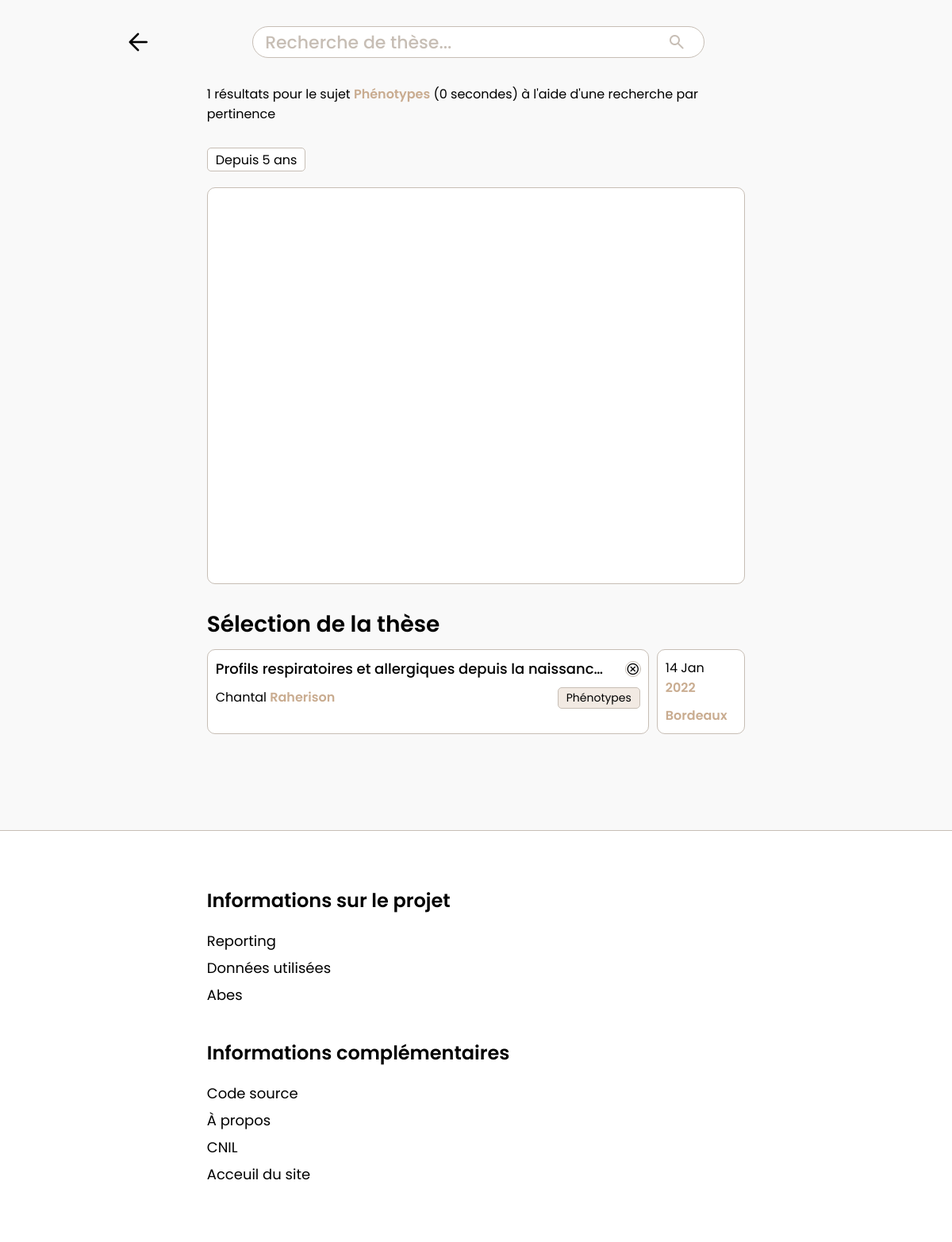
The app's page /q?sujet=Phénotypes with its own data.
### tables this page shows
CREATE TABLE `etablissement` (
  `idEtablissement` mediumint(6) NOT NULL,
  `idref` char(9) DEFAULT NULL,
  `nom` varchar(200) DEFAULT NULL,
  `code_etab` char(4) DEFAULT NULL
);

CREATE TABLE `these` (
  `idThese` mediumint(6) NOT NULL,
  `these_accessible` tinyint(1) DEFAULT NULL,
  `embargo` date DEFAULT NULL,
  `nnt` char(12) DEFAULT NULL,
  `oai_set_specs` char(7) DEFAULT NULL,
  `resume` text,
  `soutenue` tinyint(1) DEFAULT NULL,
  `sur_travaux` tinyint(1) DEFAULT NULL,
  `titre` text,
  `discipline` varchar(255) DEFAULT NULL,
  `code_etab` char(4) DEFAULT NULL
);

CREATE TABLE `soutenir` (
  `idThese` mediumint(6) NOT NULL,
  `idEtablissement` mediumint(6) NOT NULL,
  `date_soutenance` date DEFAULT NULL
);

### includes/classes/search.class.php (called while the page is built, shortened)
<?php
class Search extends DB
{
    public function reduce($key)
    {
        $options = [
            'titre:', 'auteur:', 'sujet:', 'depuis:', 'de:', 'à:'
        ];
        foreach ($options as $option) {
            if (strpos($key, $option) !== false) {
                $key = str_replace($option, '', $key);
                $key = trim($key);
            } else {
                return $key;
            }
        }
    }
    public function decodeKey($key)
    {
        $key = str_replace("'", "\'", $key);
        $option = key($_GET);
        switch ($option) {
            case 'sujet':
                $sqlthese = "SELECT s.date_soutenance, e.nom, t.titre, t.these_accessible, t.idThese, su.libelle, t.nnt, MATCH (su.libelle) AGAINST ('$key' IN NATURAL LANGUAGE MODE) score_sujet
                FROM etablissement e, these t
                NATURAL JOIN soutenir s
                JOIN reposer r ON r.idThese = t.idThese
                NATURAL JOIN sujet su
                WHERE s.idEtablissement = e.idEtablissement AND MATCH (su.libelle) AGAINST ('$key' IN NATURAL LANGUAGE MODE)
                ORDER BY score_sujet DESC";
                $sqlauteur = "SELECT a.role, p.nom, p.prenom, t.idThese, t.titre, MATCH (s.libelle) AGAINST ('$key' IN NATURAL LANGUAGE MODE) score_sujet
                FROM these t
                NATURAL JOIN assister a
                NATURAL JOIN personne p
                JOIN reposer r ON r.idThese = t.idThese
                NATURAL JOIN sujet s
                WHERE MATCH (s.libelle) AGAINST ('$key' IN NATURAL LANGUAGE MODE)
                ORDER BY score_sujet DESC";
                $sqlsujet = "SELECT s.libelle, r.idThese, MATCH (s.libelle) AGAINST ('$key' IN NATURAL LANGUAGE MODE) score_sujet
                FROM reposer r
                NATURAL JOIN sujet s
                NATURAL JOIN (SELECT idThese, date_soutenance FROM soutenir ORDER BY idThese DESC) so
                NATURAL JOIN these t
                WHERE MATCH (s.libelle) AGAINST ('$key' IN NATURAL LANGUAGE MODE)";
                $sqlannees = "SELECT DATE_FORMAT(date_soutenance, '%Y') as 'year', COUNT(date_soutenance) as count
                FROM soutenir s
                NATURAL JOIN reposer r
                NATURAL JOIN sujet su
                WHERE MATCH (su.libelle) AGAINST ('$key' IN NATURAL LANGUAGE MODE)
                GROUP BY DATE_FORMAT(date_soutenance, '%Y')";
                $SUBJECTqueries = array($sqlthese, $sqlauteur, $sqlsujet, $sqlannees);
                return $SUBJECTqueries;
                break;
        }
    }
    public function exe($query)
    {
        $conn = $this->cnx();
        $selection = $conn->prepare($query);
        $selection->execute();
        $result = $selection->fetchALL(PDO::FETCH_ASSOC);
        return $result;
    }
}

### includes/components/thesis_batch.php (the view)
<div class="quick_thesis_container">
    <div class="quick_thesis_wrap">
        <div class="quick_thesis">
            <div class="quick_thesis__upper">
                <div class="title_content">
                    <p class="thesis_title semibold underline"> <a href="/q?id=<?= $thesis['id']; ?>"><?= $thesis['titre']; ?></a></p>
                </div>
                <div class="thesis_online">
                    <?php if ($thesis['accessible'] == 1) : ?>
                        <div class="accessible__wrap">
                            <a style="display: inline-flex; align-items: center; gap: 5px;" href="https://www.theses.fr/<?= $thesis['nnt']; ?>/document" target="_blank">
                                <p>en ligne</p>
                                <span class="material-symbols-rounded online_icon">check_circle</span>
                            </a>
                        </div>
                    <?php else : ?>
                        <div class="accessible__wrap">
                            <span class="material-symbols-rounded online_icon">cancel</span>
                        </div>
                    <?php endif; ?>
                </div>
            </div>
            <div class="small_wrapper">
                <p class="thesis_author underline">
                    <a href="/q?auteur=<?= $thesis['auteurs']['prenom'] ?>+<?= $thesis['auteurs']['nom'] ?>"> <?= $thesis['auteurs']['prenom'] ?> <span class="important_info"><?= $thesis['auteurs']['nom']; ?></span>
                    </a>
                </p>
                <div class="quick_thesis_subjects">
                    <?php for ($j = 0; $j < (count($thesis['sujets']) > 3 ? 3 : count($thesis['sujets'])); $j++) : ?>
                        <div class="quick_thesis_subject">
                            <p class="thesis_subject"> <a href="/q?sujet=<?= $thesis['sujets'][$j]; ?>"> <?= $thesis['sujets'][$j]; ?></a> </p>
                        </div>
                    <?php endfor; ?>
                </div>
            </div>
        </div>
        <div class="quick_thesis_info">
            <p class="quick_thesis_date underline">
                <a href="/q?depuis=<?= DateTime::createFromFormat('Y-m-d', $thesis['date'])->format('Y'); ?>"><?= DateTime::createFromFormat('Y-m-d', $thesis['date'])->format('d M'); ?>
                    <span class="important_info"><?= DateTime::createFromFormat('Y-m-d', $thesis['date'])->format('Y'); ?></span>
                </a>
            </p>
            <p class="quick_thesis_academy important_info underline">
                <a href="/q?etablissement=<?= $thesis['etablissement']; ?>"> <?= $thesis['etablissement']; ?> </a>
            </p>
        </div>
    </div>
</div>

### pages/search.php (shortened to what this page needs)
<?php
$data = new Search();
$option = key($_GET);
if (isset($_GET[$option]) && ($option != 'id') && ($option != 'personne')) {
    $key = htmlspecialchars($_GET[$option]);
    $recherche = $data->reduce($key);
    $queries = $data->decodeKey($key);
    $time_start = microtime(true);
    $theses = $data->exe($queries[0]);
    $auteurs = $data->exe($queries[1]);
    $sujets = $data->exe($queries[2]);
    $time_end = microtime(true);
    $time = $time_end - $time_start;
    $time = round($time, 3);
}
?>
<div class="main_container">
    <section class="thesis20">
        <?php if (isset($id)) : ?>
            <?php
            $thesis = array(
                'nnt' => $theses[0]['nnt'],
                'date' => $theses[0]['date_soutenance'],
                'etablissement' => $theses[0]['nom'],
                'titre' => $theses[0]['titre'],
                'accessible' => $theses[0]['these_accessible'],
                'id' => $theses[0]['idThese'],
                'discipline' => $theses[0]['discipline'],
                'resume' => $theses[0]['resume'],
                'auteur' => array(
                    'nom' => '',
                    'prenom' => '',
                ),
                'directeur' => array(),
                'president' => array(
                    'nom' => '',
                    'prenom' => '',
                ),
                'membre' => array(),
                'rapporteur' => array(),
                'sujets' => array()
            );
            foreach ($sujets as $sujet) {
                if ($sujet['idThese'] == $theses[0]['idThese']) {
                    array_push($thesis['sujets'], $sujet['libelle']);
                }
            }
            foreach ($personnes as $personne) {
                if ($personne['role'] == 'auteur') {
                    $thesis['auteur']['nom'] = $personne['nom'];
                    $thesis['auteur']['prenom'] = $personne['prenom'];
                } else if ($personne['role'] == 'directeur') {
                    array_push($thesis['directeur'], $personne['nom'] . ' ' . $personne['prenom']);
                } else if ($personne['role'] == 'president') {
                    $thesis['president']['nom'] = $personne['nom'];
                    $thesis['president']['prenom'] = $personne['prenom'];
                } else if ($personne['role'] == 'membre') {
                    array_push($thesis['membre'], $personne['nom'] . ' ' . $personne['prenom']);
                } else if ($personne['role'] == 'rapporteur') {
                    array_push($thesis['rapporteur'], $personne['nom'] . ' ' . $personne['prenom']);
                }
            }
            include ROOT . '../includes/components/thesis_self.php';
            ?>
        <?php elseif (isset($key)) : ?>
            <?php if (count($theses) > 0) : ?>
                <?php if ($option == 'key') : ?>
                    <p class="results_nb"><?= count($theses) ?> résultats pour <span class="important_info"><?= $recherche ?></span> (<?= $time ?> secondes) à l'aide d'une recherche par pertinence</p>
                <?php elseif ($option == 'titre') : ?>
                    <p class="results_nb"><?= count($theses) ?> résultats pour le titre <span class="important_info"><?= $recherche ?></span> (<?= $time ?> secondes) à l'aide d'une recherche par pertinence</p>
                <?php elseif ($option == 'auteur') : ?>
                    <p class="results_nb"><?= count($theses) ?> résultats pour l'auteur <span class="important_info"><?= $recherche ?></span> (<?= $time ?> secondes) à l'aide d'une recherche par pertinence</p>
                <?php elseif ($option == 'sujet') : ?>
                    <p class="results_nb"><?= count($theses) ?> résultats pour le sujet <span class="important_info"><?= $recherche ?></span> (<?= $time ?> secondes) à l'aide d'une recherche par pertinence</p>
                <?php elseif ($option == 'depuis') : ?>
                    <p class="results_nb"><?= count($theses) ?> résultats pour les thèses depuis <span class="important_info"><?= $recherche ?></span> (<?= $time ?> secondes) à l'aide d'une recherche par pertinence</p>
                <?php elseif ($option == 'etablissement') : ?>
                    <p class="results_nb"><?= count($theses) ?> résultats pour l'établissement <span class="important_info"><?= $recherche ?></span> (<?= $time ?> secondes) à l'aide d'une recherche par pertinence</p>
                <?php elseif ($option == 'discipline') : ?>
                    <p class="results_nb"><?= count($theses) ?> résultats pour la discipline <span class="important_info"><?= $recherche ?></span> (<?= $time ?> secondes) à l'aide d'une recherche par pertinence</p>
                <?php endif; ?>
                <div class="thesis_chart">
                    <div class="btn_container">
                        <a href="/q?depuis=<?= date('Y') - 5 ?>" id="UnAn" class="btn chartBtn filter_btn">Depuis 5 ans</a>
                    </div>
                    <div id="histo_container"></div>
                </div>
                <?= count($theses) > 1 ? '<p class="section_title">Sélection des ' . (count($theses) < 10 ? count($theses) : '10 premières') . ' thèses</p>' : '<p class="section_title">Sélection de la thèse</p>' ?>
                <?php $i = 0; ?>
                <?php for ($i; $i < (count($theses) > 10 ? 10 : count($theses)); $i++) : ?>
                    <?php
                    $thesis = array(
                        'nnt' => $theses[$i]['nnt'],
                        'id' => $theses[$i]['idThese'],
                        'titre' => $theses[$i]['titre'],
                        'date' => $theses[$i]['date_soutenance'],
                        'etablissement' => $theses[$i]['nom'],
                        'auteurs' => array(
                            'prenom' => $auteurs[$i]['prenom'],
                            'nom' => $auteurs[$i]['nom']
                        ),
                        'accessible' => $theses[$i]['these_accessible'],
                        'sujets' => array()
                    );
                    foreach ($sujets as $sujet) {
                        if ($sujet['idThese'] == $theses[$i]['idThese']) {
                            array_push($thesis['sujets'], $sujet['libelle']);
                        }
                    }
                    include ROOT . '../includes/components/thesis_batch.php';
                    ?>
                <?php endfor; ?>
            <?php endif; ?>
        <?php endif; ?>
    </section>
</div>
<div class="end" style="margin-top: 15vh; height: 1px;"></div>

### src/styles/app.css (style rules this page uses)
:root { --primary: #C9AC90; --primary25: rgba(201, 172, 144, 0.25); --primary40: rgba(201, 172, 144, 0.4); --primary50: rgba(201, 172, 144, 0.5); --secondary: #C7BEB5; --secondary30: rgba(199, 190, 181, 0.3); --secondary75: rgba(199, 190, 181, 0.75); --padding: max(15px, calc(38px + 18.5625vw)); }
* { box-sizing: border-box; margin: 0; padding: 0; }
html, body { height: 100%; }
body { font-family: 'Poppins', sans-serif; background: #f9f9f9; height: 100vh; scrollbar-gutter: stable both-edges; }
.semibold { font-weight: 500; }
.important_info { color: var(--primary); font-weight: 600; }
a { text-decoration: none; color: inherit; }
.btn, .smallbtn { border: 1px solid var(--secondary); border-radius: 10px; padding: 10px 20px; font-size: 16px; font-family: 'Poppins', sans-serif; font-weight: bold; color: #000; cursor: pointer; width: 100%; height: 80px; background: #fff; font-size: 36px; transition: all 0.1s ease; }
.main_container { padding-inline: var(--padding); }
section { display: flex; flex-direction: column; margin-bottom: 50px; gap: 10px; }
.section_title { font-size: 28px; font-weight: 600; color: #000; }
.btn_container { display: flex; justify-content: flex-start; align-items: center; gap: 10px; height: 30px; }
.btn_container .chartBtn { width: fit-content; height: 30px; font-size: 16px; padding: 0px 5px; font-weight: normal; }
#histo_container { border: 1px solid var(--secondary); border-radius: 10px; padding: 50px 10px 10px 10px; background: #fff; height: 500px; }
.btn_container .filter_btn { padding: 0px 10px; border-radius: 5px; display: flex; align-items: center; }
.thesis_chart { display: flex; flex-direction: column; gap: 20px; margin-bottom: 20px; }
.quick_thesis_container { height: 150%; }
.quick_thesis__upper { display: flex; justify-content: space-between; align-items: center; position: relative; }
.quick_thesis_wrap { display: grid; grid-template-columns: 5fr 1fr; gap: 10px; }
.small_wrapper { display: flex; justify-content: space-between; white-space: nowrap; gap: 40px; }
.thesis_title { font-size: 18px; white-space: nowrap; overflow: hidden; text-overflow: ellipsis; }
.title_content { display: flex; max-width: 100%; overflow: hidden; text-overflow: ellipsis; }
.quick_thesis_academy { white-space: nowrap; overflow: hidden; text-overflow: ellipsis; }
.thesis_online { margin: 0 0 0 20px; display: flex; width: fit-content; height: fit-content; flex: none; user-select: none; }
.accessible__wrap { outline: 1px solid var(--secondary); display: flex; justify-content: center; align-items: center; border-radius: 50px; gap: 3px; transition: all 0.1s ease; }
.accessible__wrap .online_icon { font-size: 18px; margin-right: 0; }
.quick_thesis, .quick_thesis_info { border: 1px solid var(--secondary); display: flex; flex-direction: column; padding: 0 60px; border-radius: 10px; position: relative; padding: 10px; gap: 10px; transition: all 0.2s ease; min-width: 100%; background: white; }
.quick_thesis_subjects { display: flex; gap: 5px; overflow-x: auto; }
.quick_thesis_subject, .thesis_self__subject { border: 1px solid var(--secondary); background: var(--primary25); padding: 2px 10px; font-size: 12px; border-radius: 5px; user-select: none; cursor: pointer; transition: background 0.1s ease; }
.thesis_subject { font-size: 14px; white-space: nowrap; }
.thesis20 .btn_container { margin-top: 20px; height: fit-content; }
@media (max-width: 1536px) { input, .btn { height: 60px; } }
@media (max-width: 1536px) { .btn { padding: 0 0; } }

### records on screen
etablissement: these.titre "Profils respiratoires et allergiques depuis la naissanc…", prenom "Chantal", nom "Raherison", sujets "Phénotypes", soutenir.date_soutenance "14 Jan", soutenir.date_soutenance "2022"

### other values on screen
count($theses) "1"
$recherche "Phénotypes"
$time "0"
